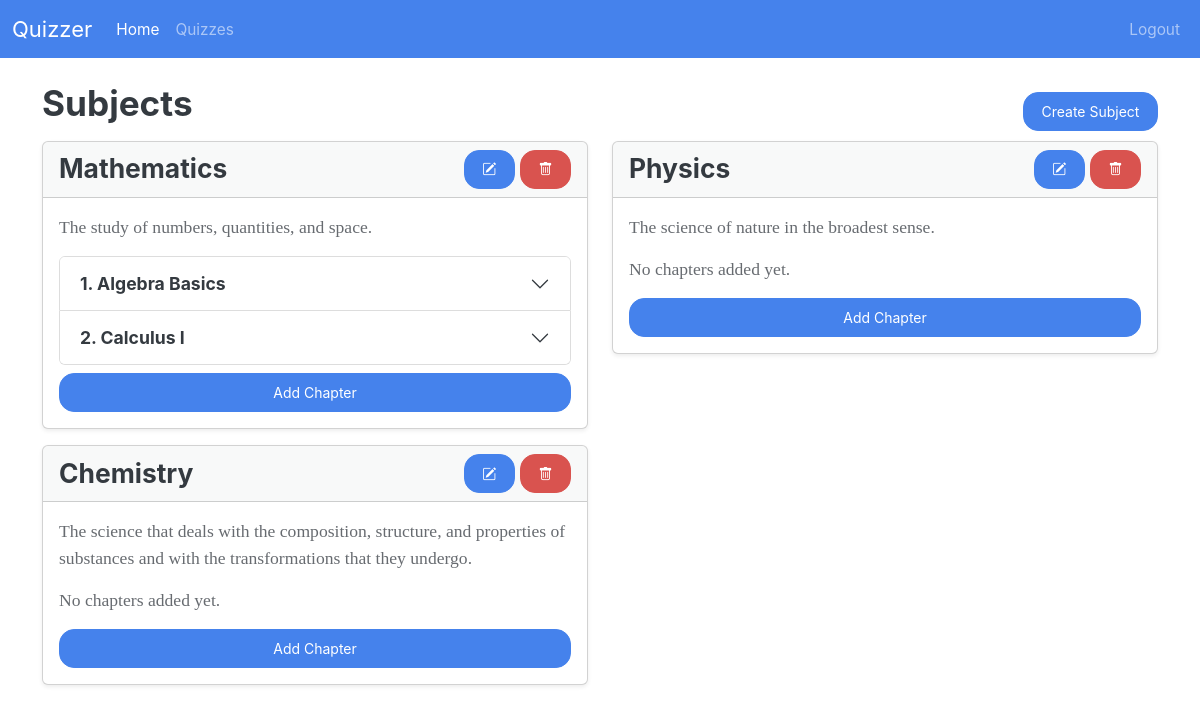
The page /admin/ (signed in) on the database its author committed.
### models/models.py (models this page shows)
class Subject(db.Model):
    subject_id: Mapped[id_pk]
    subject_name: Mapped[str]
    description: Mapped[str]
    chapters: Mapped[List["Chapter"]] = relationship(
        back_populates="subject", cascade="all,delete-orphan"
    )

class Chapter(db.Model):
    subject_id: Mapped[int] = mapped_column(
        ForeignKey("subject.subject_id"), primary_key=True
    )
    chapter_id: Mapped[int] = mapped_column(primary_key=True)
    chapter_name: Mapped[str]
    description: Mapped[str]
    subject: Mapped["Subject"] = relationship(back_populates="chapters")
    quizzes: Mapped[List["Quiz"]] = relationship(
        "Quiz",
        primaryjoin="and_(Quiz.subject_id == Chapter.subject_id, Quiz.chapter_id == Chapter.chapter_id)",
        back_populates="chapter",
    )

### routes/admin_routes.py (the view)
@admin_bp.route("/", methods=["GET"])
def admin_home():
    subject_form = SubjectForm()
    chapter_form = ChapterForm()
    quiz_form = QuizForm()
    subjects = db.session.scalars(select(Subject)).all()
    return render_template(
        "admin/home.html",
        subjects=subjects,
        subject_form=subject_form,
        chapter_form=chapter_form,
        quiz_form=quiz_form,
    )

### app.py (called while the page is built)
@app.template_global()
def is_active(page_name):
    return "active" if request.endpoint == page_name else ""

### routes/__init__.py (called while the page is built)
def init_login_manager(app):
    login_manager = LoginManager()
    login_manager.init_app(app)
    login_manager.login_view = "auth.login"  # goes to the login() function in auth_bp
    @login_manager.user_loader
    def load_user(user_id):
        return db.session.scalar(select(User).where(User.user_id == user_id))

### routes/admin_routes.py (called while the page is built)
@admin_bp.before_request
def require_admin():
    if not current_user.is_authenticated or current_user.username != "admin":
        return current_app.login_manager.unauthorized()

### templates/admin/home.html (shortened to what this page needs)
{% extends "base.html" %} {% block title %} Admin Dashboard {% endblock %} {%
block body %} {% include "admin/nav.html" %}
<div class="container mt-4">
  <div class="card-header d-flex justify-content-between align-items-center">
    <h2 class="mb-3">Subjects</h2>
    <button
      type="button"
      class="btn btn-primary"
      data-bs-toggle="modal"
      data-bs-target="#createSubjectModal"
    >
      Create Subject
    </button>
  </div>
  <div class="row row-cols-1 row-cols-md-2">
    {% for subject in subjects %}
    <div class="col">
      <div class="card mb-3 shadow-sm">
        <div
          class="card-header d-flex justify-content-between align-items-center"
        >
          <h4 class="mb-0">{{ subject.subject_name }}</h4>
          <div>
            <button
              type="button"
              class="btn btn-primary"
              data-bs-toggle="modal"
              data-bs-target="#editSubjectModal"
              onclick='updateModalFormAction(
                      "{{ url_for("admin.edit_subject", subject_id=subject.subject_id) }}",
                      "editSubjectModal",
                      {{
                        {
                        "subject_name": subject.subject_name,
                        "description": subject.description
                        }
                      }}
                    )'
            >
              <i class="bi bi-pencil-square"></i>
            </button>
            <button
              class="btn btn-danger btn"
              onclick="handleDelete('{{ url_for('admin.delete_subject', subject_id=subject.subject_id) }}')"
            >
              <i class="bi bi-trash"></i>
            </button>
          </div>
        </div>
        <div class="card-body">
          <p class="text-muted">{{subject.description}}</p>
          {% if subject.chapters %}
          <div class="accordion" id="chaptersAccordion">
            {% for chapter in subject.chapters %}
            <div class="accordion-item">
              <h2
                class="accordion-header"
                id="heading{{subject.subject_id}}/{{ chapter.chapter_id }}"
              >
                <button
                  class="accordion-button collapsed"
                  type="button"
                  data-bs-toggle="collapse"
                  data-bs-target="#collapse{{subject.subject_id}}/{{ chapter.chapter_id }}"
                  aria-expanded="false"
                  aria-controls="collapse{{subject.subject_id}}/{{ chapter.chapter_id }}"
                >
                  <strong
                    >{{ chapter.chapter_id }}. {{ chapter.chapter_name
                    }}</strong
                  >
                </button>
              </h2>
            </div>
            {% endfor %}
          </div>
          {% else %}
          <p class="text-muted">No chapters added yet.</p>
          {% endif %}
          <div class="mt-2 d-grid gap-1">
            <button
              type="button"
              class="btn btn-primary"
              data-bs-toggle="modal"
              data-bs-target="#createChapterModal"
              onclick="updateModalFormAction(
            '{{url_for('admin.create_chapter', subject_id=subject.subject_id)}}',
            'createChapterModal')"
            >
              Add Chapter
            </button>
          </div>
        </div>
      </div>
    </div>
    {% endfor %}
  </div>
  {% import "macros.html" as macros %} {{
  url_for('admin.create_quiz', subject_id=0,chapter_id=0), quiz_form)}} {%
  endblock %}

### templates/base.html (shortened to what this page needs)
<!doctype html>
<html lang="en">
  <head>
    <link href="{{url_for("static", filename="style.css")}}" rel="stylesheet" />
  </head>
  <body>
    {% block body %} {% endblock %}
    <link
      rel="stylesheet"
      href="https://cdn.jsdelivr.net/npm/bootstrap-icons@1.5.0/font/bootstrap-icons.css"
    />
  </body>
</html>

### templates/admin/nav.html (shortened to what this page needs)
<nav class="navbar navbar-expand-lg bg-primary" data-bs-theme="dark">
  <div class="container-fluid">
    <a class="navbar-brand" href="#">Quizzer</a>
    <div class="collapse navbar-collapse" id="navbarColor01">
      <ul class="navbar-nav me-auto">
        <li class="nav-item">
          <a
            class="nav-link {{ is_active('admin.admin_home') }}"
            href="{{ url_for('admin.admin_home') }}"
            >Home</a
          >
        </li>
        <li class="nav-item">
          <a class="nav-link">Quizzes</a>
        </li>
      </ul>
      <ul class="navbar-nav">
        <li class="nav-item">
          <a class="nav-link" href="{{url_for('auth.logout')}}"> Logout </a>
        </li>
      </ul>
    </div>
  </div>
</nav>

### rows shown on the page
Subject: subject_name "Mathematics", description "The study of numbers, quantities, and space."
Chapter: chapter_id "1", chapter_name "Algebra Basics"
Chapter: chapter_id "2", chapter_name "Calculus I"
Subject: subject_name "Physics", description "The science of nature in the broadest sense.", shows "No chapters added yet."
Subject: subject_name "Chemistry", description "The science that deals with the composition, structure, and properties of substances and with the transformations that they undergo.", shows "No chapters added yet."
